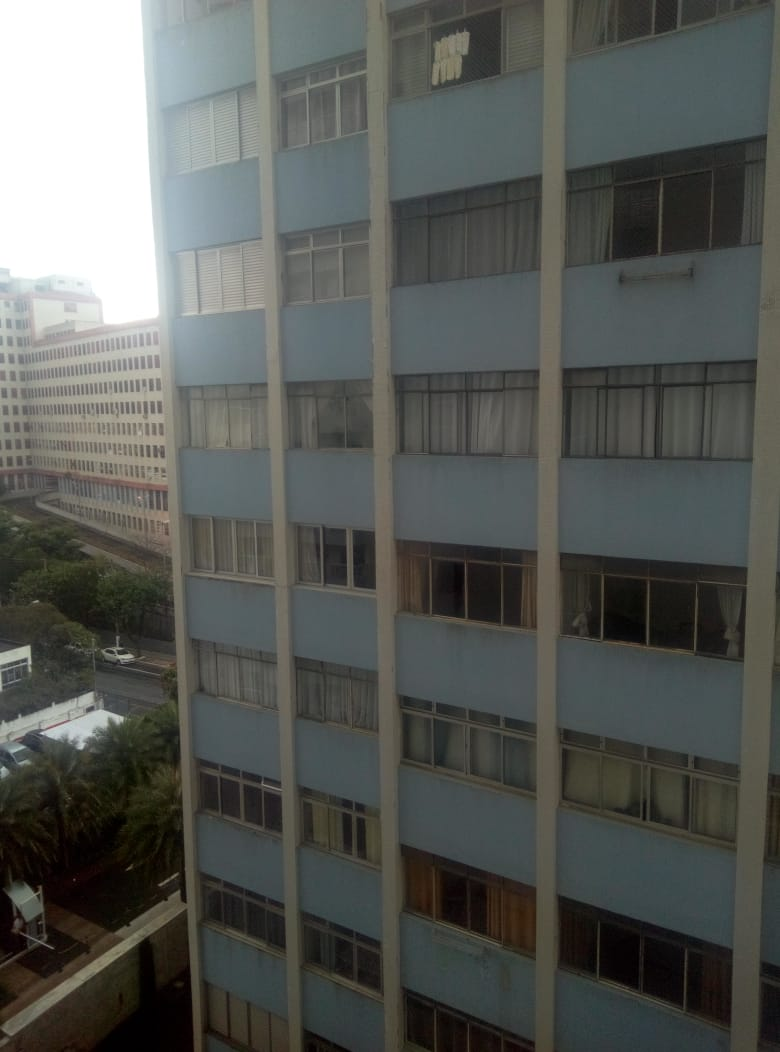
#> input picture cv_c_python_e_opencv/image_stiching/foto1.jpeg, 780 x 1052 px, given in place of the camera
$ python fluxo_optico.py
#> lines starting #> are read from the running program, lines starting #| are printed output that depends on the picture; after the words box and inside, x2 and y2 are one past the last pixel; in counts of white or black regions, pixels touching at a corner belong together
import numpy as np
import cv2

cap = cv2.VideoCapture(0)

ret, first_frame = cap.read()
#> first_frame is the input picture: shape (1052, 780, 3); mean B, G, R 86.3, 90.1, 87.6
prev_gray = cv2.cvtColor(first_frame, cv2.COLOR_BGR2GRAY)

mask = np.zeros_like(first_frame)

mask[..., 1] == 255

while (True):
    ret, frame = cap.read()
    gray = cv2.cvtColor(frame, cv2.COLOR_BGR2GRAY)

    flow = cv2.calcOpticalFlowFarneback(prev_gray,
                                        gray,
                                        None,
                                        pyr_scale=0.5,
                                        levels=3,
                                        winsize=15,
                                        iterations=3,
                                        poly_n=5,
                                        poly_sigma=1.1,
                                        flags=0)

    magnitude, angle = cv2.cartToPolar(flow[..., 0], flow[..., 1])
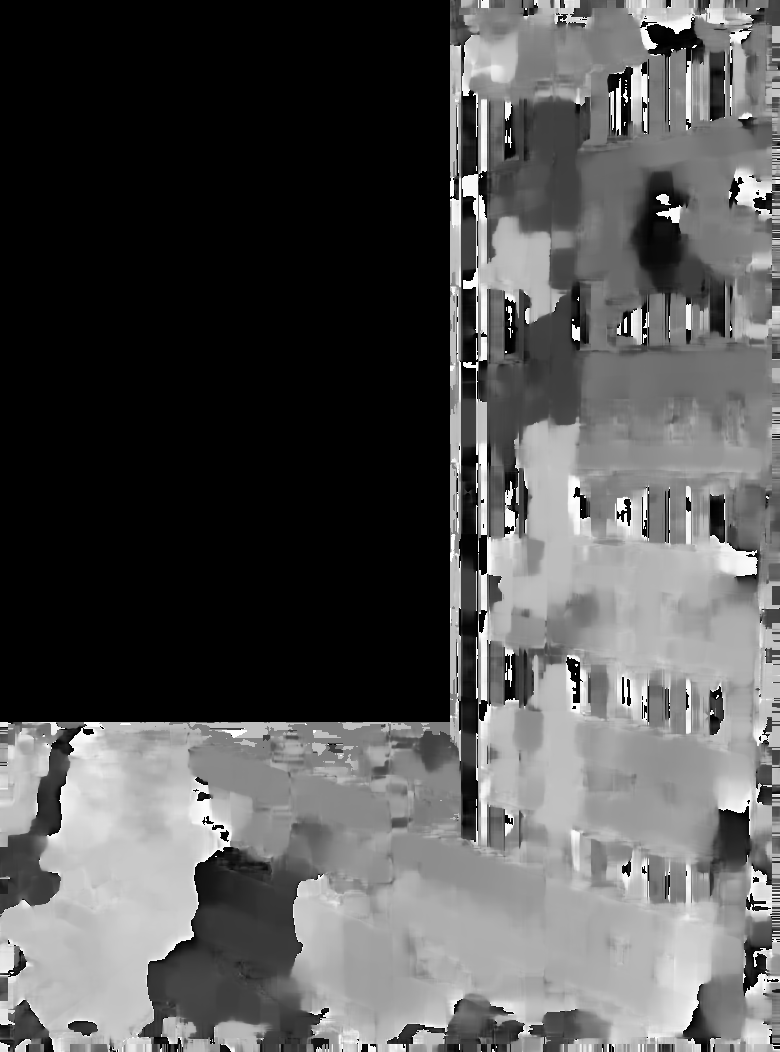
#> angle: shape (1052, 780) float32; min 0, max 6.28, mean 2.08; drawn with min black and max white

    mask[..., 0] = angle * 180 / np.pi / 2
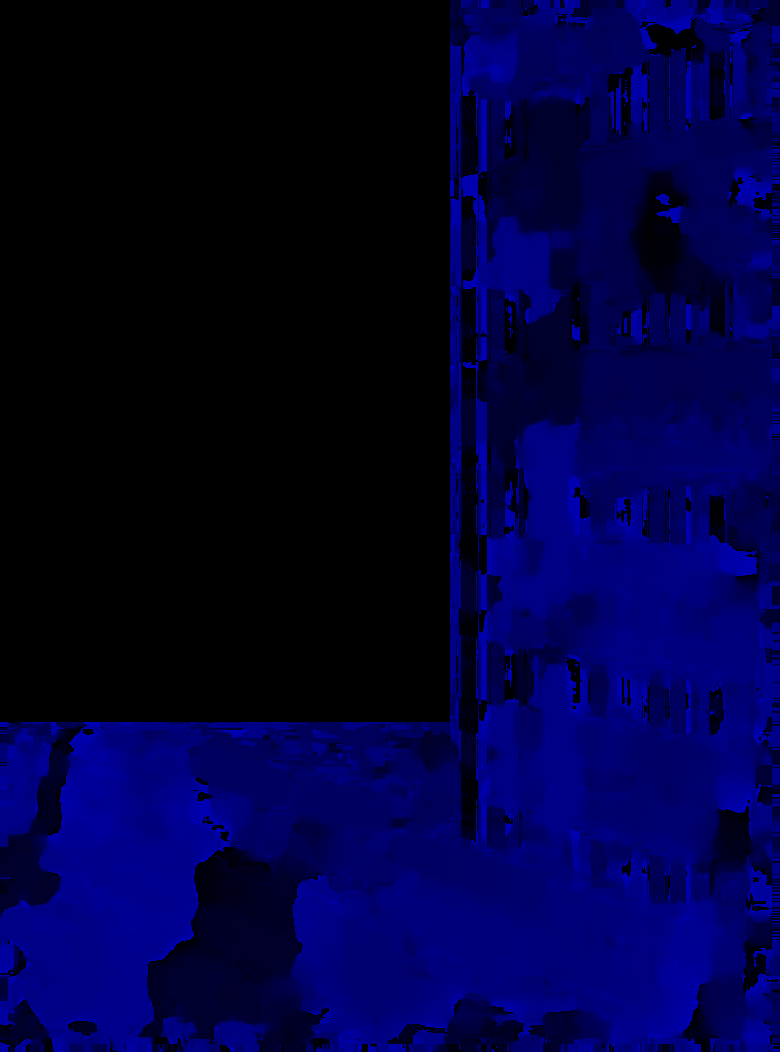
#> mask: shape (1052, 780, 3); mean of channels 0, 1, 2 59.4, 0, 0; drawn as B, G, R
    mask[..., 2] = cv2.normalize(magnitude, None, 0, 255, cv2.NORM_MINMAX)
#> mask: shape (1052, 780, 3); 0.85% of pixels changed, all inside (x1, y1, x2, y2) = (0, 0, 780, 1052)

    rgb = cv2.cvtColor(mask, cv2.COLOR_HSV2BGR)

    dense_flow = cv2.addWeighted(frame, 1, rgb, 2, 0)

    cv2.imshow('Dense optical flow', dense_flow)
    prev_gray = gray
    if cv2.waitKey(10) & 0xFF == ord('q'):
#> (key q is pressed here)
        break

cap.release()
cv2.destroyAllWindows()

$ run again, on cv_c_python_e_opencv/image_stiching/foto2.jpeg
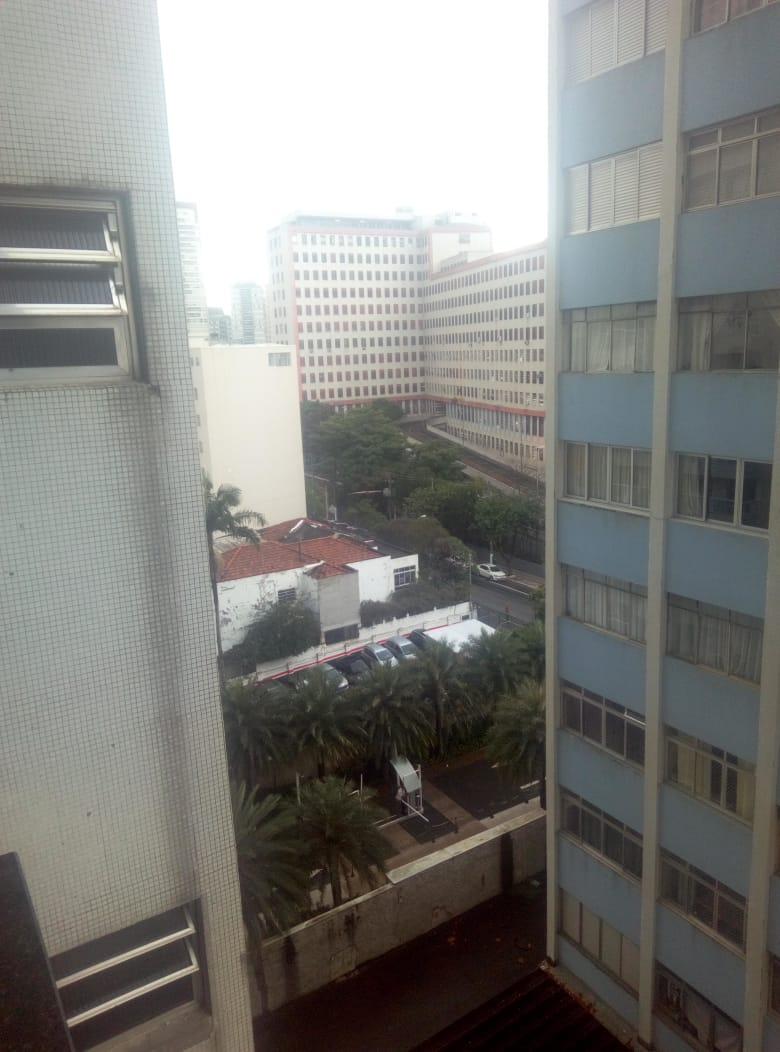
#> input picture cv_c_python_e_opencv/image_stiching/foto2.jpeg, 780 x 1052 px, given in place of the camera
#> first_frame is the input picture: shape (1052, 780, 3); mean B, G, R 126.1, 129.6, 130
#> `magnitude, angle = cv2.cartToPolar(flow[..., 0], flow[..., 1])`:
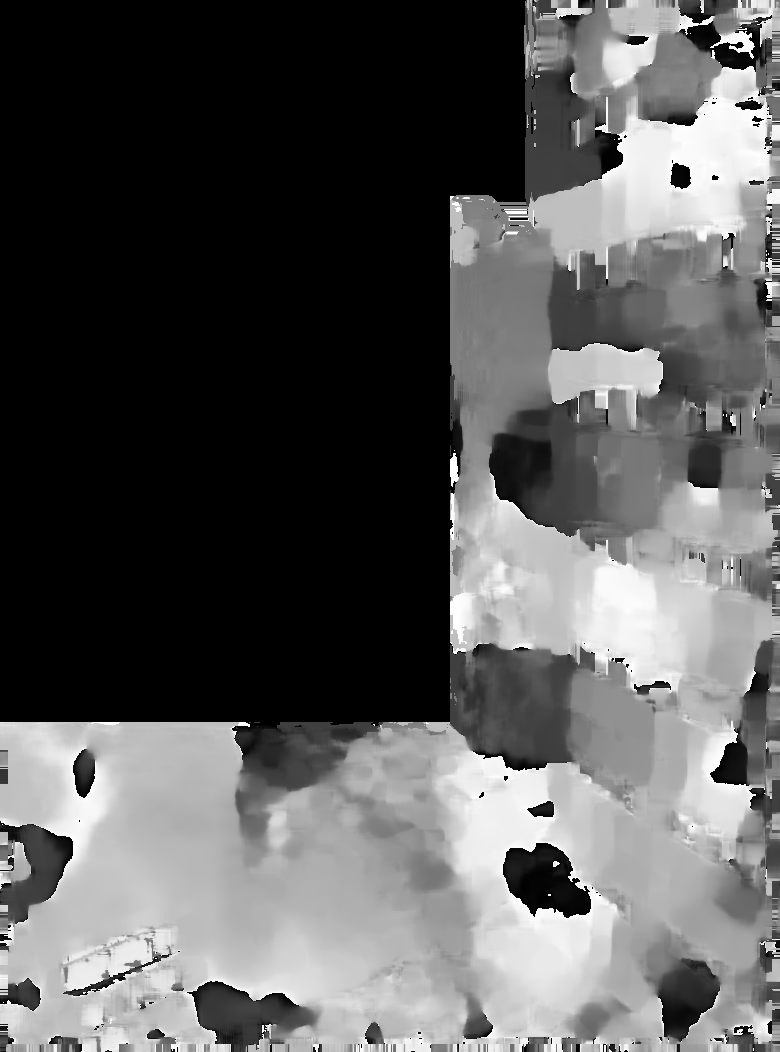
#> angle: shape (1052, 780) float32; min 0, max 6.28, mean 2.23; drawn with min black and max white
#> `mask[..., 0] = angle * 180 / np.pi / 2`:
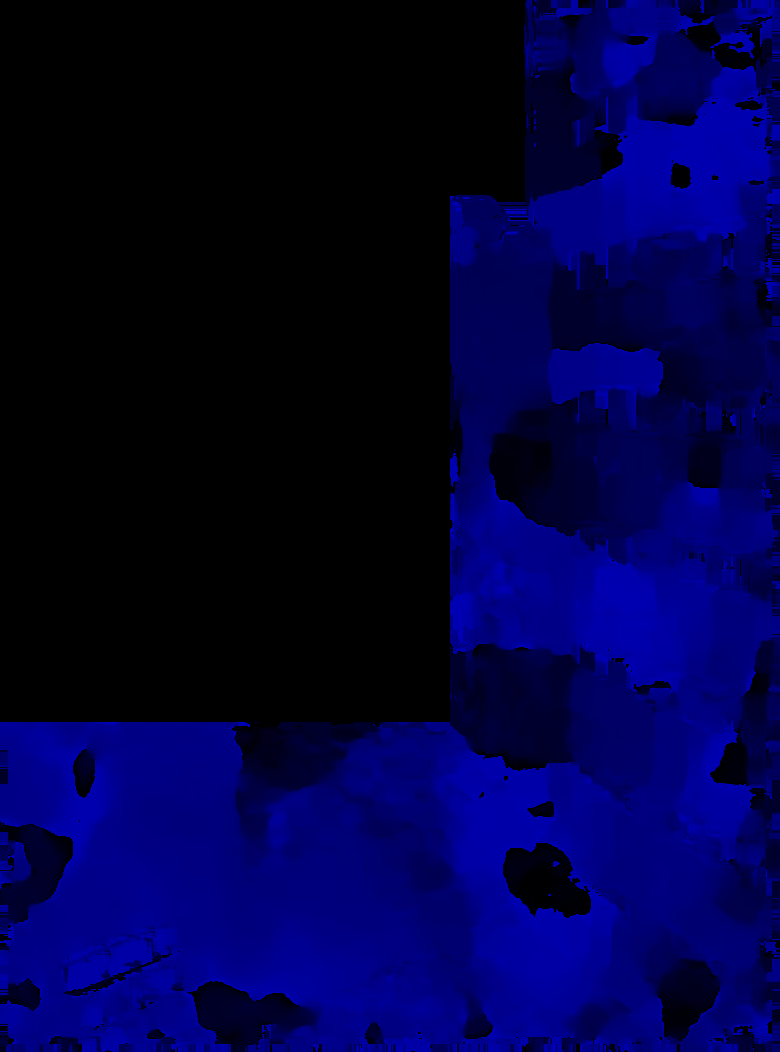
#> mask: shape (1052, 780, 3); mean of channels 0, 1, 2 63.7, 0, 0; drawn as B, G, R
